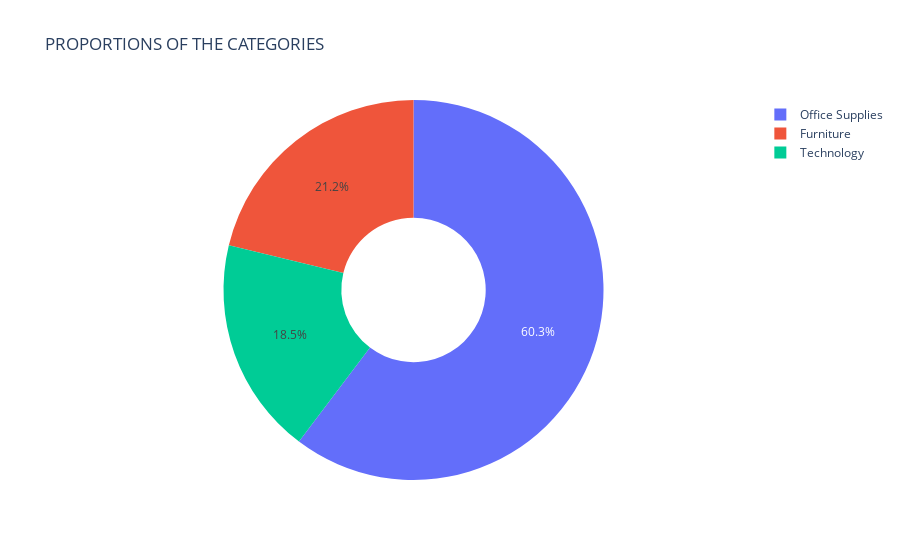

Notebook code cell kept with this figure:
### Code cell
px.pie( data_frame= cat["Category"], names= cat.Category.unique(), values= cat.Counts, 
                   title= "PROPORTIONS OF THE CATEGORIES", hole= 0.38 )

### Figure 1 — Plotly figure (JSON) as saved in the notebook; plotly's stock layout.template omitted (floating-point values rounded to 4 significant figures)
{"data": [{"domain": {"x": [0, 1], "y": [0, 1]}, "hole": 0.38, "hovertemplate": "label=%{label}<br>value=%{value}<extra></extra>", "labels": ["Office Supplies", "Furniture", "Technology"], "legendgroup": "", "name": "", "showlegend": true, "type": "pie", "values": [6026, 2121, 1847]}], "layout": {"legend": {"tracegroupgap": 0}, "title": {"text": "PROPORTIONS OF THE CATEGORIES"}}}
